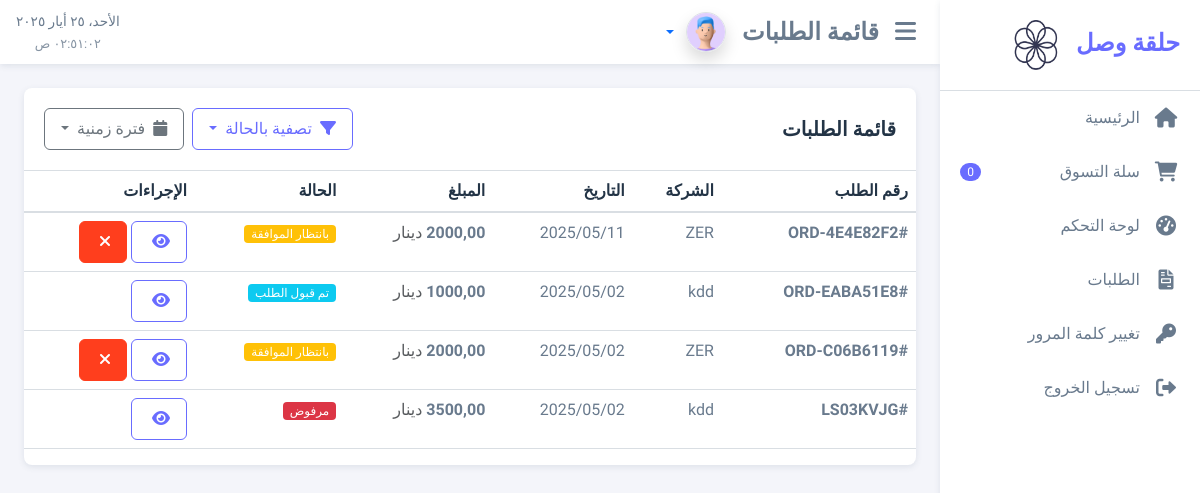
Before: /order-management/ (signed in) with the older database file.
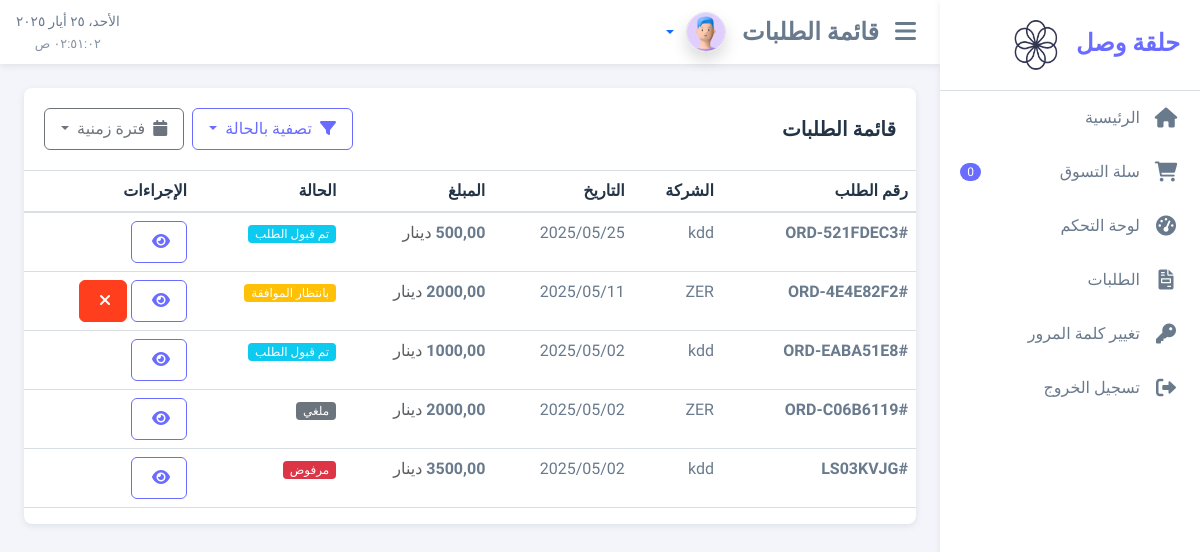
After: the same page with the newer database file.
### order_management/models.py (models this page shows, shortened)
class Order(models.Model, BaghdadTimestampMixin):
    STATUS_CHOICES = (
        ('pending', 'بانتظار الموافقة'),
        ('accepted', 'تم قبول الطلب'),
        ('processing', 'قيد التجهيز'),
        ('shipped', 'تم الشحن'),
        ('delivered', 'تم التسليم'),
        ('rejected', 'مرفوض'),
        ('canceled', 'ملغي'),
    )
    customer = models.ForeignKey(Customer, on_delete=models.CASCADE, related_name='orders', verbose_name='المتجر')
    store_name = models.CharField(_('اسم المتجر'), max_length=255)
    store_location = models.CharField(_('موقع المتجر'), max_length=100)
    store_city = models.CharField(_('مدينة المتجر'), max_length=100)
    store_phone = models.CharField(_('هاتف المتجر'), max_length=20)
    order_number = models.CharField(max_length=20, unique=True, verbose_name='رقم الطلب')
    status = models.CharField(max_length=20, choices=STATUS_CHOICES, default='pending', verbose_name='الحالة')
    notes = models.TextField(blank=True, null=True, verbose_name='ملاحظات')
    subtotal = models.DecimalField(max_digits=10, decimal_places=2, verbose_name='المجموع الفرعي')
    tax = models.DecimalField(max_digits=10, decimal_places=2, verbose_name='الضريبة')
    total = models.DecimalField(max_digits=10, decimal_places=2, verbose_name='المجموع النهائي')
    created_at = models.DateTimeField(auto_now_add=True, verbose_name='تاريخ الإنشاء')
    updated_at = models.DateTimeField(auto_now=True, verbose_name='تاريخ التحديث')
    class Meta:
        verbose_name = 'طلب'
        verbose_name_plural = 'الطلبات'
        ordering = ['-created_at']
    def get_status_display(self):
        return dict(self.STATUS_CHOICES).get(self.status, self.status)

class OrderItem(models.Model):
    order = models.ForeignKey(Order, on_delete=models.CASCADE, related_name='items', verbose_name='الطلب')
    product = models.ForeignKey(Product, on_delete=models.CASCADE, verbose_name='المنتج')
    quantity = models.PositiveIntegerField(verbose_name='الكمية')
    price = models.DecimalField(max_digits=10, decimal_places=2, verbose_name='السعر')
    total = models.DecimalField(max_digits=10, decimal_places=2, verbose_name='المجموع')
    class Meta:
        verbose_name = 'عنصر طلب'
        verbose_name_plural = 'عناصر الطلب'

### product_catalog/models.py (models this page shows, shortened)
class Product(models.Model, BaghdadTimestampMixin):
    name = models.CharField(max_length=255, verbose_name='اسم المنتج')
    code = models.CharField(max_length=50, blank=True, auto_created=True, verbose_name='رمز المنتج')
    description = RichTextField(verbose_name='الوصف')
    price = models.DecimalField(max_digits=10, decimal_places=2, verbose_name='السعر')
    stock = models.PositiveIntegerField(default=0, verbose_name='المخزون')
    image = models.ImageField(upload_to='product_images/', null=True, blank=True, verbose_name='الصورة')
    category = models.ForeignKey(Category, on_delete=models.SET_NULL, null=True, verbose_name='الفئة')
    company = models.ForeignKey('company_profiles.Company', on_delete=models.CASCADE, verbose_name='الشركة')
    created_at = models.DateTimeField(auto_now_add=True, verbose_name='تاريخ الإنشاء')
    updated_at = models.DateTimeField(auto_now=True, verbose_name='تاريخ التحديث')
    is_active = models.BooleanField(default=True, verbose_name='نشط')
    class Meta:
        verbose_name = 'منتج'
        verbose_name_plural = 'المنتجات'
        ordering = ['-created_at']

### company_profiles/models.py (models this page shows, shortened)
class Company(models.Model, BaghdadTimestampMixin):
    name = models.CharField(max_length=255, verbose_name='اسم الشركة')
    logo = models.ImageField(upload_to='company_logos/', null=True, blank=True, verbose_name='الشعار')
    description = models.TextField(verbose_name='الوصف')
    email = models.EmailField(verbose_name='البريد الإلكتروني')
    phone = models.CharField(max_length=20, verbose_name='رقم الهاتف')
    address = models.TextField(verbose_name='العنوان')
    city = models.CharField(max_length=100, verbose_name='المدينة')
    location = PlainLocationField(based_fields=['city'], zoom=7, verbose_name='الموقع')
    created_at = models.DateTimeField(auto_now_add=True, verbose_name='تاريخ الإنشاء')
    updated_at = models.DateTimeField(auto_now=True, verbose_name='تاريخ التحديث')
    is_active = models.BooleanField(default=True, verbose_name='نشط')
    class Meta:
        verbose_name = 'شركة'
        verbose_name_plural = 'الشركات'
        ordering = ['-created_at']

### order_management/views.py (the view, shortened to what this page needs)
# urls.py: path('', views.order_list, name='order_list'),
@login_required
def order_list(request):
    companies = []
    if request.user.user_type == 'customer':
        customer = get_object_or_404(Customer, user=request.user)
        orders = Order.objects.filter(customer=customer)
    else:
        orders = Order.objects.all().order_by('-created_at')
        companies = Company.objects.all()
    status = request.GET.get('status')
    if status:
        orders = orders.filter(status=status)
    company = request.GET.get('company')
    period = request.GET.get('period')
    from django.core.paginator import Paginator
    paginator = Paginator(orders, 10)  # Show 10 orders per page
    page_number = request.GET.get('page')
    orders = paginator.get_page(page_number)
    return render(request, 'order_management/order_list_materio.html', {'orders': orders, 'companies': companies})

### core/context_processors.py (called while the page is built)
def google_maps_api_key(request):
    current_language = get_language() or settings.LANGUAGE_CODE
    return {
        'GOOGLE_MAPS_API_KEY': settings.GOOGLE_MAPS_API_KEY,
        'MAP_TRANSLATIONS': settings.MAP_TRANSLATIONS.get(current_language, settings.MAP_TRANSLATIONS['ar'])
    }

### templates/order_management/order_list_materio.html (shortened to what the changed rows need)
{% extends 'base_materio.html' %}
{% load static %}
{% load i18n %}
{% block content %}
<div class="card">
    <div class="table-responsive">
        <table class="table table-hover">
            <thead>
                <tr>
                    <th>{% trans "رقم الطلب" %}</th>
                    {% if request.user.user_type == 'company' %}
                    <th>{% trans "المتجر" %}</th>
                    {% else %}
                    <th>{% trans "الشركة" %}</th>
                    {% endif %}
                    <th>{% trans "التاريخ" %}</th>
                    <th>{% trans "المبلغ" %}</th>
                    <th>{% trans "الحالة" %}</th>
                    <th>{% trans "الإجراءات" %}</th>
                </tr>
            </thead>
            <tbody>
                {% for order in orders %}
                <tr>
                    <td>
                        <span class="fw-semibold">#{{ order.order_number }}</span>
                    </td>
                    {% if request.user.user_type == 'company' %}
                    <td>{{ order.customer.store_name }}</td>
                    {% else %}
                    <td>{{ order.items.first.product.company.name }}</td>
                    {% endif %}
                    <td>{{ order.created_at|date:"Y/m/d" }}</td>
                    <td>
                        <span class="fw-semibold">{{ order.total|floatformat:2 }}</span>
                        <span class="text-muted">{% trans "دينار" %}</span>
                    </td>
                    <td>
                        {% if order.status == 'pending' %}
                            <span class="badge bg-warning">{{ order.get_status_display }}</span>
                        {% elif order.status == 'accepted' %}
                            <span class="badge bg-info">{{ order.get_status_display }}</span>
                        {% elif order.status == 'processing' %}
                            <span class="badge bg-primary">{{ order.get_status_display }}</span>
                        {% elif order.status == 'shipped' %}
                            <span class="badge bg-info">{{ order.get_status_display }}</span>
                        {% elif order.status == 'delivered' %}
                            <span class="badge bg-success">{{ order.get_status_display }}</span>
                        {% elif order.status == 'rejected' %}
                            <span class="badge bg-danger">{{ order.get_status_display }}</span>
                        {% else %}
                            <span class="badge bg-secondary">{{ order.get_status_display }}</span>
                        {% endif %}
                    </td>
                    <td>
                        <div class="btn-group">
                            <a href="{% url 'order_management:order_detail' order.id %}" class="btn btn-outline-primary">
                                <i class="fas fa-eye me-1"></i>
                            </a>
                        </div>
                        {% if request.user.user_type == 'customer' %}
                            {% if order.status == 'pending' %}
                                <button type="button" class="btn btn-danger" onclick="updateOrderStatus({{ order.id }}, 'canceled')">
                                    <i class="fas fa-times me-1"></i>
                                </button>
                            {% endif %}
                        {% endif %}
                    </td>
                </tr>
                {% endfor %}
            </tbody>
        </table>
    </div>
</div>
{% endblock %}

Changed rows visible on the page:
added Order: order_number "ORD-521FDEC3", items.first.product.company.name "kdd", created_at "2025/05/25", total "500,00", status "تم قبول الطلب"
changed Order "ORD-C06B6119": status "بانتظار الموافقة" → "ملغي"
